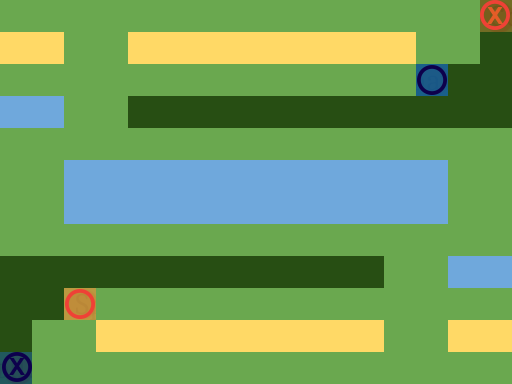

This game map was drawn from its Tiled (.tmx) file and the tilesets committed beside it. A one-line description and the full map source follow:
An orthogonal 16x12 tile map with 32x32 px tiles, 3 tile layers (Ground, Obstacles, Objects), 1 hidden layer not drawn.

<map version="1.0" orientation="orthogonal" renderorder="right-down" width="16" height="12" tilewidth="32" tileheight="32" nextobjectid="1">
 <tileset firstgid="1" name="TilesetPlaceholder" tilewidth="32" tileheight="32" tilecount="240" columns="10">
  <image source="../Tileset.png" width="320" height="768" />
 </tileset>
 <layer name="Ground" width="16" height="12">
  <data encoding="csv">
1,1,1,1,1,1,1,1,1,1,1,1,1,1,1,1,
2,2,1,1,2,2,2,2,2,2,2,2,2,1,1,1,
1,1,1,1,1,1,1,1,1,1,1,1,1,1,1,1,
5,5,1,1,5,5,5,5,5,5,5,5,5,5,5,5,
1,1,1,1,1,1,1,1,1,1,1,1,1,1,1,1,
1,1,5,5,5,5,5,5,5,5,5,5,5,5,1,1,
1,1,5,5,5,5,5,5,5,5,5,5,5,5,1,1,
1,1,1,1,1,1,1,1,1,1,1,1,1,1,1,1,
5,5,5,5,5,5,5,5,5,5,5,5,1,1,5,5,
5,5,1,1,1,1,1,1,1,1,1,1,1,1,1,1,
1,1,1,2,2,2,2,2,2,2,2,2,1,1,2,2,
1,1,1,1,1,1,1,1,1,1,1,1,1,1,1,1
</data>
 </layer>
 <layer name="Obstacles" width="16" height="12">
  <data encoding="csv">
0,0,0,0,0,0,0,0,0,0,0,0,0,0,0,0,
0,0,0,0,0,0,0,0,0,0,0,0,0,0,0,42,
0,0,0,0,0,0,0,0,0,0,0,0,0,0,42,42,
0,0,0,0,42,42,42,42,42,42,42,42,42,42,42,42,
0,0,0,0,0,0,0,0,0,0,0,0,0,0,0,0,
0,0,0,0,0,0,0,0,0,0,0,0,0,0,0,0,
0,0,0,0,0,0,0,0,0,0,0,0,0,0,0,0,
0,0,0,0,0,0,0,0,0,0,0,0,0,0,0,0,
42,42,42,42,42,42,42,42,42,42,42,42,0,0,0,0,
42,42,0,0,0,0,0,0,0,0,0,0,0,0,0,0,
42,0,0,0,0,0,0,0,0,0,0,0,0,0,0,0,
0,0,0,0,0,0,0,0,0,0,0,0,0,0,0,0
</data>
 </layer>
 <layer name="Objects" width="16" height="12">
  <data encoding="csv">
0,0,0,0,0,0,0,0,0,0,0,0,0,0,0,181,
0,0,0,0,0,0,0,0,0,0,0,0,0,0,0,0,
0,0,0,0,0,0,0,0,0,0,0,0,0,82,0,0,
0,0,0,0,0,0,0,0,0,0,0,0,0,0,0,0,
0,0,0,0,0,0,0,0,0,0,0,0,0,0,0,0,
0,0,0,0,0,0,0,0,0,0,0,0,0,0,0,0,
0,0,0,0,0,0,0,0,0,0,0,0,0,0,0,0,
0,0,0,0,0,0,0,0,0,0,0,0,0,0,0,0,
0,0,0,0,0,0,0,0,0,0,0,0,0,0,0,0,
0,0,81,0,0,0,0,0,0,0,0,0,0,0,0,0,
0,0,0,0,0,0,0,0,0,0,0,0,0,0,0,0,
182,0,0,0,0,0,0,0,0,0,0,0,0,0,0,0
</data>
 </layer>
 <layer name="Solution" width="16" height="12" visible="0">
  <data encoding="csv">
0,0,222,222,222,222,222,222,222,222,222,222,222,222,222,0,
0,0,222,0,0,0,0,0,0,0,0,0,0,0,0,0,
0,0,222,232,232,232,232,232,232,232,232,232,232,0,0,0,
0,0,222,232,0,0,0,0,0,0,0,0,0,0,0,0,
0,222,222,232,232,232,232,232,232,232,232,232,232,232,232,0,
0,222,0,0,0,0,0,0,0,0,0,0,0,0,232,0,
0,222,0,0,0,0,0,0,0,0,0,0,0,0,232,0,
0,222,222,222,222,222,222,222,222,222,222,222,222,232,232,0,
0,0,0,0,0,0,0,0,0,0,0,0,222,232,0,0,
0,0,0,222,222,222,222,222,222,222,222,222,222,232,0,0,
0,0,0,0,0,0,0,0,0,0,0,0,0,232,0,0,
0,232,232,232,232,232,232,232,232,232,232,232,232,232,0,0
</data>
 </layer>
</map>
